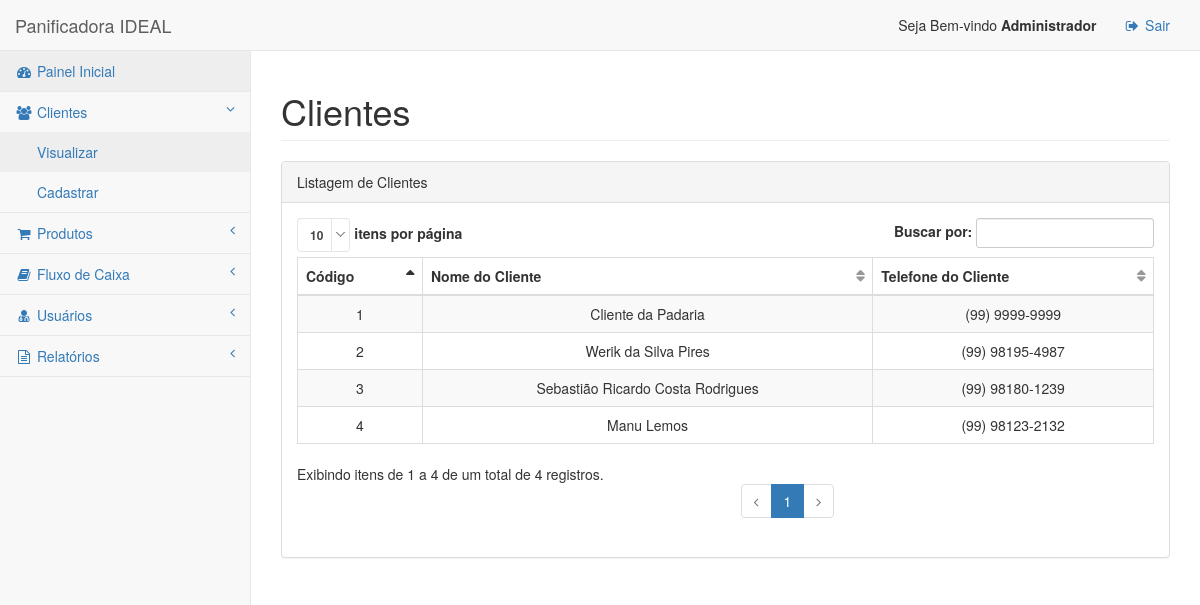
Page /index.php?p=clientes (signed in) on the committed database.
### tables this page shows
CREATE TABLE `clientes` (
  `id_cliente` int(11) NOT NULL auto_increment,
  `nome` varchar(100) default NULL,
  `telefone` varchar(50) default NULL,
  PRIMARY KEY  (`id_cliente`)
);

### classes/view/View.class.php (called while the page is built, shortened)
<?php
class View extends Smarty {
	public function setContent($tpl) {
		$this->assign("content",$this->fetch("$tpl.tpl"));
	}
}
?>

### classes/controller/Controller.class.php (called while the page is built, shortened)
<?php
class Controller {
	var $view;
	public function __construct(&$view) {
		$this->view = $view;
	}
	public function controllerClientes() {
		if ($_GET["acao"] == "") {
			$this->listarClientes();
		}
	}
	public function listarClientes() {
		$cliente = new Cliente();
		$lista = $cliente->get();
		$this->view->assign("lista",$lista);
		$this->view->setContent("app/clientes.listar");
	}
}
?>

### classes/model/DB.class.php (called while the page is built, shortened)
<?php
class DB {
	var $con;
	public function __construct() {
		$this->con = new Mysqli(DB_HOST, DB_USER, DB_PASSWORD, DB_NAME);
	}
	public function get() {
		return $this->execSQL("select * from {$this->table}");
	}
	public function execSQL($sql) {
		$this->result = $this->con->query($sql);
		$itens = array();
		while($item = $this->result->fetch_assoc()) {
			$itens[] = $item;
		}
		return $itens;
	}
}
?>

### smarty/templates_c/%%D8^D8C^D8CC3951%%clientes.listar.tpl.php (the view, shortened to what this page needs)
<div class="row">
    <div class="col-lg-12">
        <h1 class="page-header">Clientes</h1>
    </div>
</div>
<div class="row">
    <div class="col-lg-12">
	    <div class="panel panel-default">
	        <div class="panel-heading">
	            Listagem de Clientes
	        </div>
	        <div class="panel-body">
	            <div class="dataTable_wrapper">
	                <table class="table table-striped table-bordered table-hover" id="dataTables-example">
	                    <thead>
	                        <tr>
	                            <th >Código</th>
	                            <th >Nome do Cliente</th>
	                            <th >Telefone do Cliente</th>
	                        </tr>
	                    </thead>
	                    <tbody>
					<?php $_from = $this->_tpl_vars['lista']; if (!is_array($_from) && !is_object($_from)) { settype($_from, 'array'); }if (count($_from)):
    foreach ($_from as $this->_tpl_vars['item']):
?>
	                        <tr class="odd gradeX">
	                            <td class="text-center"><?php echo $this->_tpl_vars['item']['id_cliente']; ?>
</td>
	                            <td class="text-center"><?php echo $this->_tpl_vars['item']['nome']; ?>
</td>
	                            <td class="text-center"><?php echo $this->_tpl_vars['item']['telefone']; ?>
</td>
	                        </tr>
	                     <?php endforeach; endif; unset($_from); ?>
	                    </tbody>
	                </table>
	            </div>
	        </div>
	    </div>
	</div>
</div>

### assets/css/sb-admin-2.css (style rules this page uses)
body { background-color: #f8f8f8; }
table.dataTable thead .sorting, table.dataTable thead .sorting_asc, table.dataTable thead .sorting_desc, table.dataTable thead .sorting_asc_disabled, table.dataTable thead .sorting_desc_disabled { background: 0 0; }
table.dataTable thead .sorting_asc:after { content: "\f0de"; float: right; font-family: fontawesome; }
table.dataTable thead .sorting:after { content: "\f0dc"; float: right; font-family: fontawesome; color: rgba(50,50,50,.5); }

### rows in the picture
clientes: id_cliente "1", nome "Cliente da Padaria", telefone "(99) 9999-9999"
clientes: id_cliente "2", nome "Werik da Silva Pires", telefone "(99) 98195-4987"
clientes: id_cliente "3", nome "Sebastião Ricardo Costa Rodrigues", telefone "(99) 98180-1239"
clientes: id_cliente "4", nome "Manu Lemos", telefone "(99) 98123-2132"

### other values in the picture
$_SESSION['sess_nome'] "Administrador"
